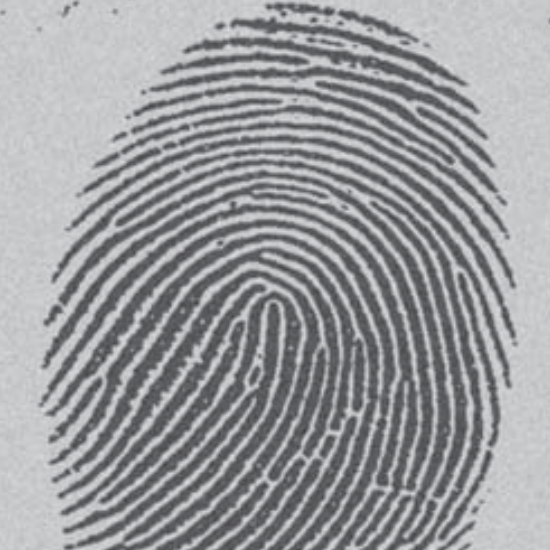
#> input picture images/lab3/finger2.png, 550 x 550 px
$ python Lab3.py
#> lines starting #> are read from the running program, lines starting #| are printed output that depends on the picture; after the words box and inside, x2 and y2 are one past the last pixel; in counts of white or black regions, pixels touching at a corner belong together
from math import *
import matplotlib.pyplot as plt
from PIL import Image

original = Image.open("images/lab3/finger2.png")
#> original is the input picture: PIL image 550x550 RGB; mean R, G, B 153.9, 155.4, 157.5
widthImage = original.size[0]
#> widthImage = 550
heightImage = original.size[1]
#> heightImage = 550
convertData = original.convert("L").getdata()

listX = list(range(256))
listY = [0] * 256

def visualization(data, valuesX, valuesY):
    for i in data:
        valuesY[i] += 1
    plt.stem(valuesX, valuesY)
    plt.show()


def putDataAndSave(datas, path, size):
    convertImage = Image.new("L", size)
    convertImage.putdata(datas)
    convertImage.save(path)


def calculate(data, value):
    calculateData = []
    for i in data:
        if i < value:
            calculateData.append(0)
        else:
            calculateData.append(255)
    return calculateData


def histogramFunction(data, border, eps):
    while True:
        count1 = 0
        count2 = 0
        m1 = 0
        m2 = 0

        for j in data:
            if j >= border:
                m1 += j
                count1 += 1
            else:
                m2 += j
                count2 += 1

        newBorder = int(1 / 2 * (m1 / count1 + m2 / count2))
        if abs(newBorder - border) > eps:
            border = newBorder
        else:
            break
    print("Border Hist = ", border)
    return border


def gradientFunction(data, width, height):
    sumGrad = 0
    sum = 0

    for j in range(height):
        for i in range(width):
            Gm = 0
            Gn = 0
            if i + 1 == width:
                Gm = data[j * height + i] - data[j * height + i - 1]
            elif i - 1 < 0:
                Gm = data[j * height + i + 1] - data[j * height + i]
            else:
                Gm = data[j * height + i + 1] - data[j * height + i - 1]

            if j + 1 == height:
                Gn = data[j * height + i] - data[(j - 1) * height + i]
            elif j - 1 < 0:
                Gn = data[(j + 1) * height + i] - data[j * height + i]
            else:
                Gn = data[(j + 1) * height + i] - data[(j - 1) * height + i]

            if abs(Gm) > abs(Gn):
                sumGrad += Gm
                sum += data[j * height + i] * Gm
            else:
                sumGrad += Gn
                sum += data[j * height + i] * Gn

    border = int(sum / sumGrad)
    print("Border Grad = ", border)
    return border


def otsuFunction(data):
    global sigma
    length = len(data)
    histogramData = [0] * 256
    p = []
    mK = []
    mG = 0

    for i in data:
        histogramData[i] += 1

    for k in range(256):
        temp = 0
        temp_1 = 0
        for i in range(k + 1):
            temp += histogramData[i] / length
            temp_1 += i * histogramData[i] / length
        p.append(temp)
        mK.append(temp_1)
        mG += k * histogramData[k] / length

    sigmaMax = 0
    border = 0
    for k in range(256):
        if (p[k] * (1 - p[k])) == 0:
            sigma = 0
        else:
            sigma = (pow(mG * p[k] - mK[k], 2) / (p[k] * (1 - p[k])))

        if sigma > sigmaMax:
            border = k
            sigmaMax = sigma
    print("Border Otsu = ", border)
    return border


# calculate resultHistogramImage
visualization(convertData, listX, listY)
#> in visualization, `plt.show()`:
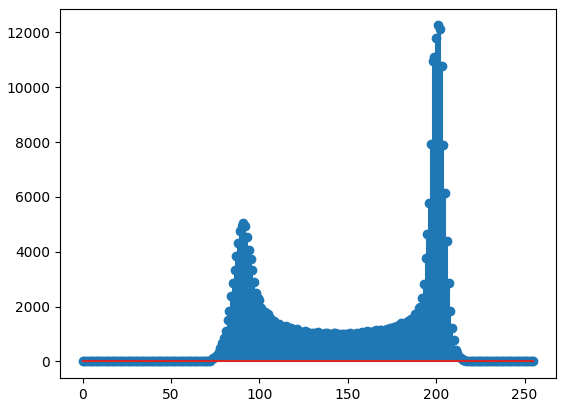
#> figure drawn by matplotlib, 1 panel; curve peaks at x = 201, y = 12253
borderHistogram = histogramFunction(convertData, 150, 5)
#> borderHistogram = 150
calculatedData = calculate(convertData, borderHistogram)
#> after the loop in calculate, `for i in data:`: calculateData = 302500 items
#> calculatedData = 302500 items
putDataAndSave(calculatedData, "images/lab3/resultHistogramImage.jpg", original.size)
#> in putDataAndSave, `convertImage = Image.new("L", size)`: convertImage: PIL image 550x550 L; every value is 0
#> in putDataAndSave, `convertImage.putdata(datas)`:
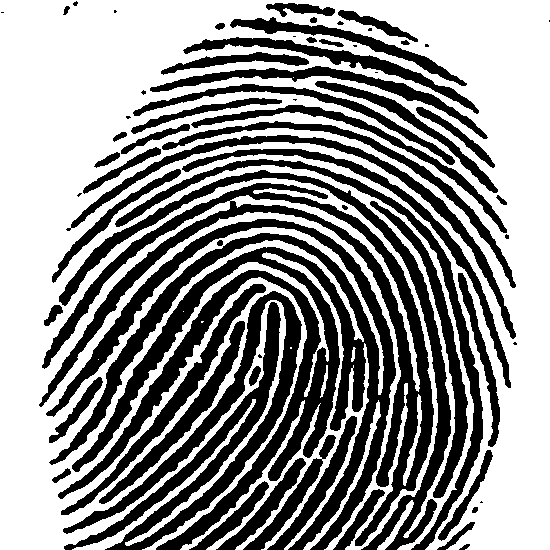
#> convertImage: PIL image 550x550 L; 57.7% white; 68 black regions (18 under 20 px), largest, box (x1, y1, x2, y2) and area: (46, 219, 396, 550) 33927, (39, 183, 434, 546) 15161, (63, 291, 302, 550) 13300

# calculate resultGradientImage
borderGradient = gradientFunction(convertData, widthImage, heightImage)
#| Border Grad =  135
#> borderGradient = 135
calculatedData = calculate(convertData, borderGradient)
putDataAndSave(calculatedData, "images/lab3/resultGradientImage.jpg", original.size)
#> call 2 of putDataAndSave, with path = 'images/lab3/resultGradientImage.jpg', size = (550, 550)
#> in putDataAndSave (call 2), `convertImage.putdata(datas)`:
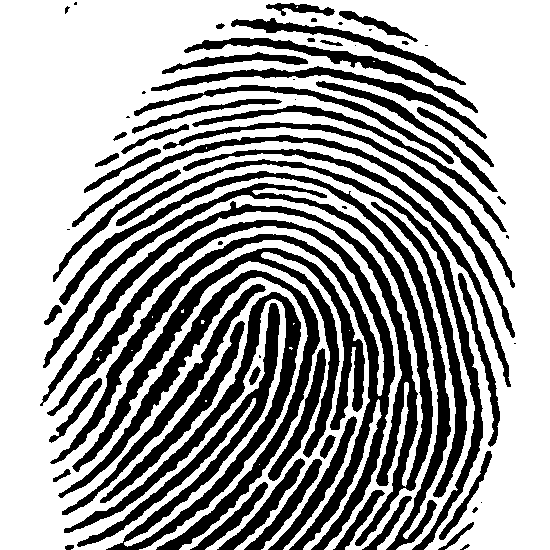
#> convertImage: PIL image 550x550 L; 62.7% white; 70 black regions (16 under 20 px), largest, box (x1, y1, x2, y2) and area: (47, 220, 395, 550) 13696, (40, 183, 433, 546) 13448, (64, 292, 301, 550) 11946

# calculate resultOtsuImage
borderOtsu = otsuFunction(convertData)
#> borderOtsu = 148
calculatedData = calculate(convertData, borderOtsu)
putDataAndSave(calculatedData, "images/lab3/resultOtsuImage.jpg", original.size)
#> call 3 of putDataAndSave, with path = 'images/lab3/resultOtsuImage.jpg', size = (550, 550)
#> in putDataAndSave (call 3), `convertImage.putdata(datas)`:
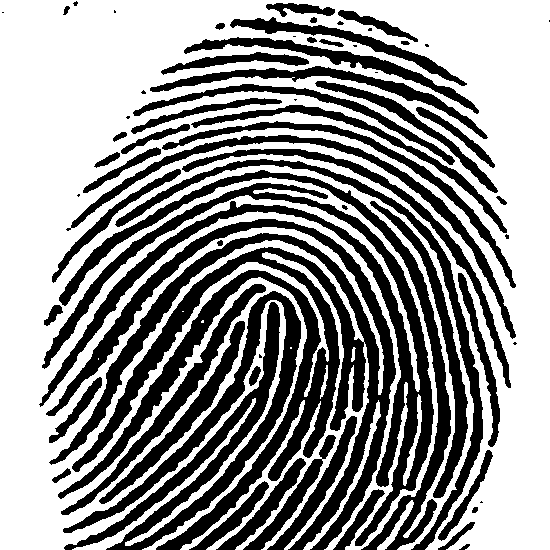
#> convertImage: PIL image 550x550 L; 58.4% white; 68 black regions (18 under 20 px), largest, box (x1, y1, x2, y2) and area: (46, 219, 396, 550) 33482, (39, 183, 434, 546) 14925, (63, 291, 301, 550) 13139

$ run again, with images/lab3/finger.png copied over images/lab3/finger2.png
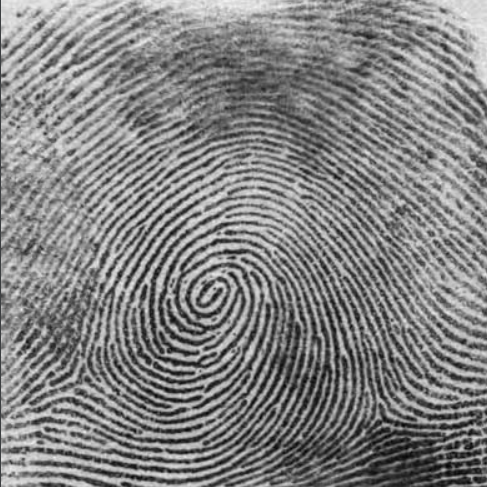
#> input picture images/lab3/finger.png, 487 x 487 px
#> original is the input picture: PIL image 487x487 RGB; mean R, G, B 131.2, 131.2, 131.2
#> borderHistogram = 133
#> after the loop in calculate, `for i in data:`: calculateData = 237169 items
#| Border Grad =  209
#> borderGradient = 209
#> in putDataAndSave (call 2), `convertImage.putdata(datas)`:
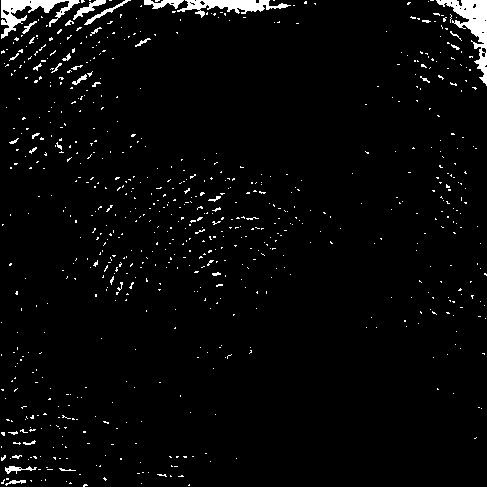
#> convertImage: PIL image 487x487 L; 3% white; 739 white regions (706 under 20 px), largest, box (x1, y1, x2, y2) and area: (436, 0, 487, 86) 1350, (1, 0, 80, 39) 1010, (177, 0, 291, 18) 883
#> borderOtsu = 128
#> in putDataAndSave (call 3), `convertImage.putdata(datas)`:
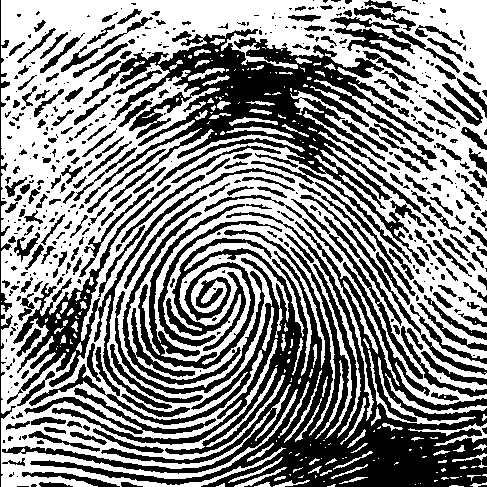
#> convertImage: PIL image 487x487 L; 54.2% white; 489 black regions (244 under 20 px), largest, box (x1, y1, x2, y2) and area: (2, 212, 487, 487) 37271, (83, 29, 437, 267) 21070, (7, 168, 295, 409) 6032

$ run again, with images/lab3/house.png copied over images/lab3/finger2.png
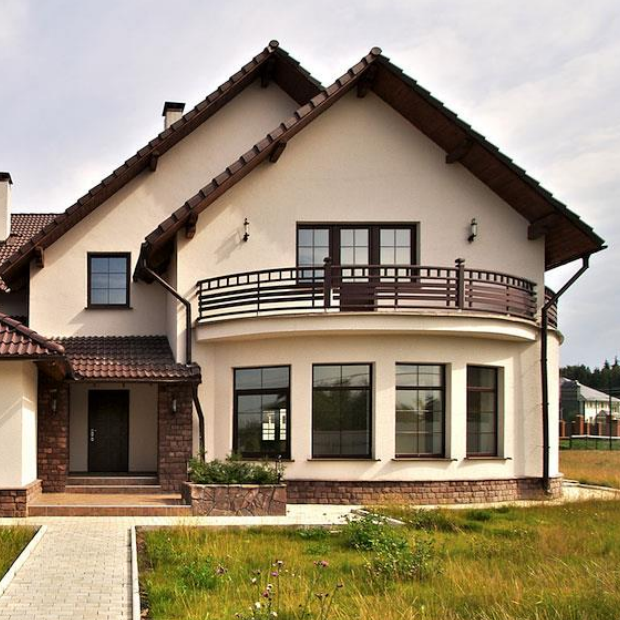
#> input picture images/lab3/house.png, 620 x 620 px
#> original is the input picture: PIL image 620x620 RGB; mean R, G, B 156.4, 142.5, 121.3
#> in visualization, `plt.show()`:
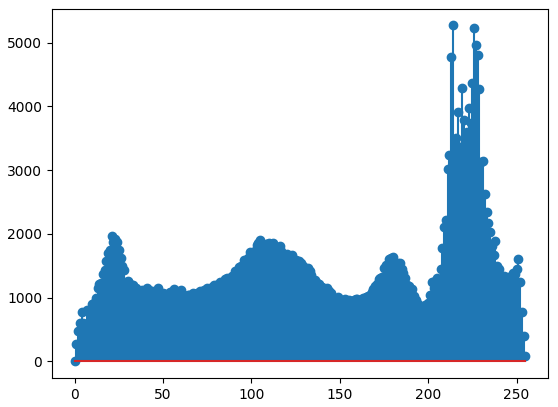
#> figure drawn by matplotlib, 1 panel; curve peaks at x = 214, y = 5272
#> borderHistogram = 144
#> after the loop in calculate, `for i in data:`: calculateData = 384400 items
#| Border Grad =  165
#> borderGradient = 165
#> borderOtsu = 141
#> in putDataAndSave (call 3), `convertImage.putdata(datas)`:
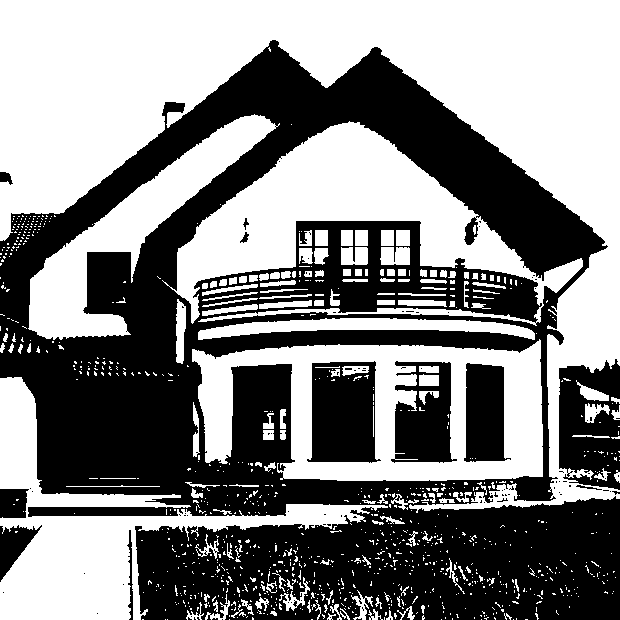
#> convertImage: PIL image 620x620 L; 52.2% white; 106 black regions (94 under 20 px), largest, box (x1, y1, x2, y2) and area: (0, 40, 620, 620) 161050, (559, 359, 620, 490) 5983, (307, 361, 381, 463) 5948
